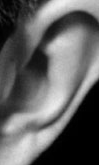
#> input picture detected/0503.png, 99 x 165 px, found by its file name
$ python test.py
#> lines starting #> are read from the running program, lines starting #| are printed output that depends on the picture; pictures that were not available may be replaced by others from this repository, and a replacement may not be noted
#> in extract_lbp_vector, image is the input picture: shape (165, 99); min 0, max 239, mean 98.2
import cv2
import numpy as np

def uniform_lbp(img, P, R):
#> called with P = 8, R = 1
    rows, cols = img.shape
#> rows = 165; cols = 99
    lbp_img = np.zeros((rows - 2 * R, cols - 2 * R), dtype=np.uint8)

    # calculate lbp vals
    for i in range(R, rows - R):
        for j in range(R, cols - R):
            center = img[i, j]
            pattern = 0

            for k in range(P):
                x = i + int(R * np.cos(2 * np.pi * k / P))
                y = j - int(R * np.sin(2 * np.pi * k / P))

                if img[x, y] >= center:
                    pattern |= (1 << (P - 1 - k))

            # Check if the pattern is uniform
            transitions = bin(pattern).count('01') + bin(pattern).count('10')
            if transitions <= 2:
                lbp_img[i - R, j - R] = pattern
            else:
                # If not uniform, set it to a special value
                lbp_img[i - R, j - R] = 255
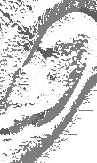
#> lbp_img: shape (163, 97); min 95, max 255, mean 210.6

    return lbp_img

def extract_lbp_vector(image_path, P=8, R=1):
    image = cv2.imread(image_path, cv2.IMREAD_GRAYSCALE)

    if image is None:
        raise ValueError(f"Could not read image at path: {image_path}")

    lbp_img = uniform_lbp(image, P, R)

    # Calculate histogram using NumPy directly
    hist, _ = np.histogram(lbp_img.flatten(), bins=np.arange(0, P + 2), range=(0, P + 1))
#> hist = [0, 0, 0, 0, 0, 0, 0, 0, 0]

    # normalize
    hist = hist.astype("float")
    hist /= (hist.sum() + 1e-9)

    return hist

print("Running test script since something is hella wrong")

# Example usage:
# Provide two simple images (e.g., small grayscale images) for testing
image_path1 = 'detected/0503.png'
image_path2 = 'gt/0504.png'

# Extract LBP vectors
lbp_vector1 = extract_lbp_vector(image_path1)
#> lbp_vector1 = [0, 0, 0, 0, 0, 0, 0, 0, 0]
lbp_vector2 = extract_lbp_vector(image_path2)
#> call 2 of extract_lbp_vector, with image_path = 'gt/0504.png', P = 8, R = 1
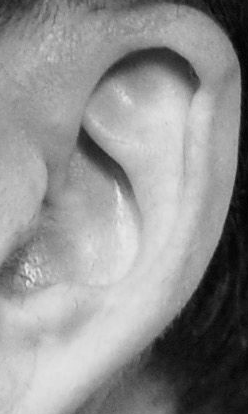
#> input picture detected/0507.png, 248 x 414 px, given in place of 0504.png, which was not available
#> in extract_lbp_vector, image is the input picture: shape (414, 248); min 1, max 237, mean 143.8
#> call 2 of uniform_lbp, with P = 8, R = 1
#> after the loop in uniform_lbp (call 2), `for i in range(R, rows - R):`:
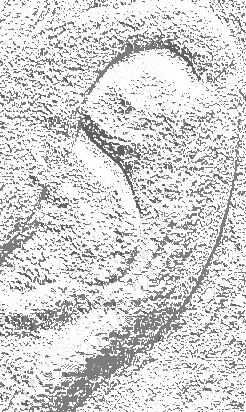
#> lbp_img: shape (412, 246); min 95, max 255, mean 213.9
#> lbp_vector2 = [0, 0, 0, 0, 0, 0, 0, 0, 0]

# Compute Euclidean distance between histograms
euclidean_distance = np.linalg.norm(lbp_vector1 - lbp_vector2)
#> euclidean_distance = 0

print("Euclidean Distance:", euclidean_distance)
#| Euclidean Distance: 0.0
print("Histogram 1:", lbp_vector1)
#| Histogram 1: [0. 0. 0. 0. 0. 0. 0. 0. 0.]
print("Histogram 2:", lbp_vector2)
#| Histogram 2: [0. 0. 0. 0. 0. 0. 0. 0. 0.]
